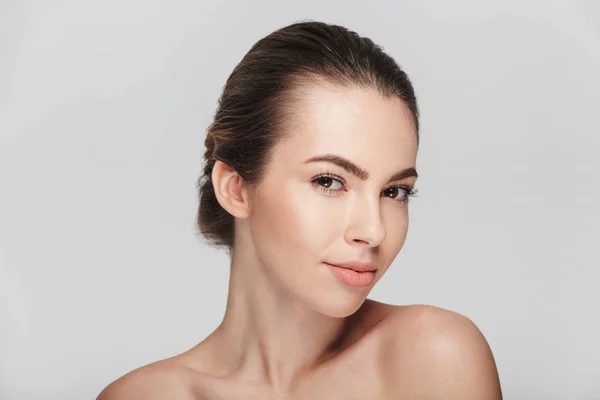
#> input picture machinelearning/imagenes/001-crudo/001-cara.jpg, 600 x 400 px; its folder holds only this picture in this run
$ python '005-guardar json.py'
#> lines starting #> are read from the running program, lines starting #| are printed output that depends on the picture
from PIL import Image
import os
import json

carpeta = "001-crudo"
carpetasalida = "002-procesadas"
imagenes = []

archivos = os.listdir(carpeta)


for archivo in archivos:
    imagen = os.path.join(carpeta,archivo)
    miimagen = Image.open(imagen)
#> miimagen is the input picture: PIL image 600x400 RGB; mean R, G, B 199.2, 187.2, 182
    anchura = miimagen.width
#> anchura = 600
    altura = miimagen.height
#> altura = 400
    if anchura > altura:
        caja = (
            anchura/2-altura/2,
            0,
            anchura/2+altura/2,
            altura
            )
#> caja = (100, 0, 500, 400)
    else:
        caja = (
            0,
            altura/2-anchura/2,
            anchura,
            altura/2+anchura/2
            )
    cortada = miimagen.crop(caja)
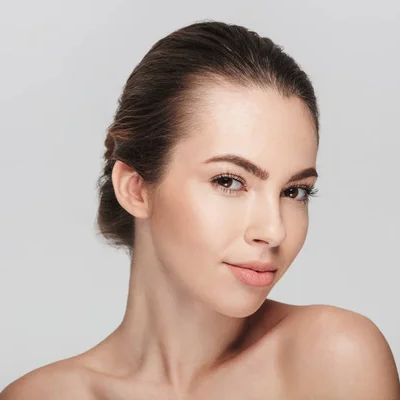
#> cortada: PIL image 400x400 RGB; mean R, G, B 192.7, 174.8, 166.5
    escalada = cortada.resize((512,512))
    escalada.save(carpetasalida+"/"+archivo)
    imagenes.append(archivo)

archivojson = open("json/imagenes.json","w")
json.dump(imagenes,archivojson)
archivojson.close()
